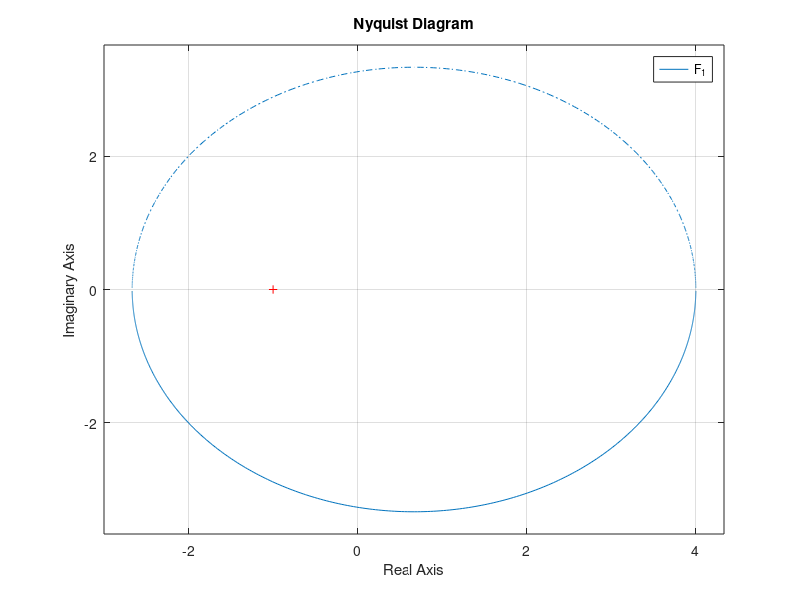
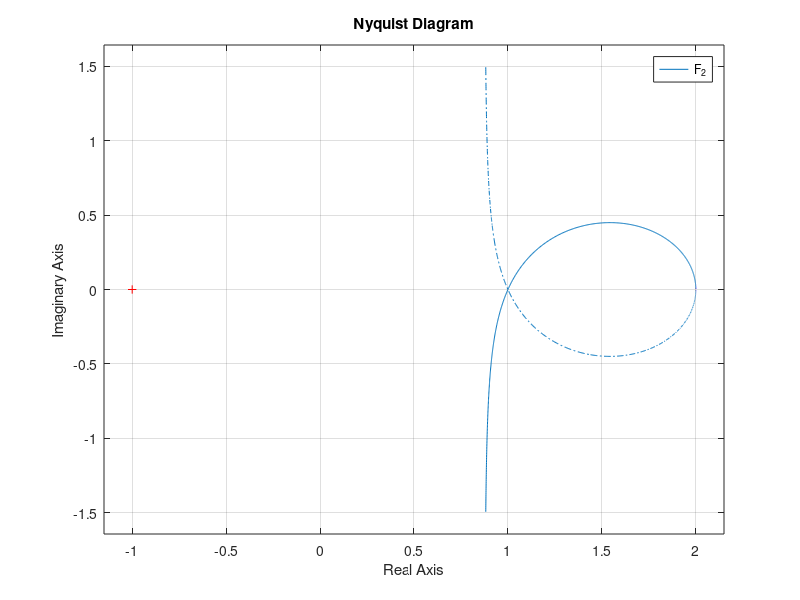
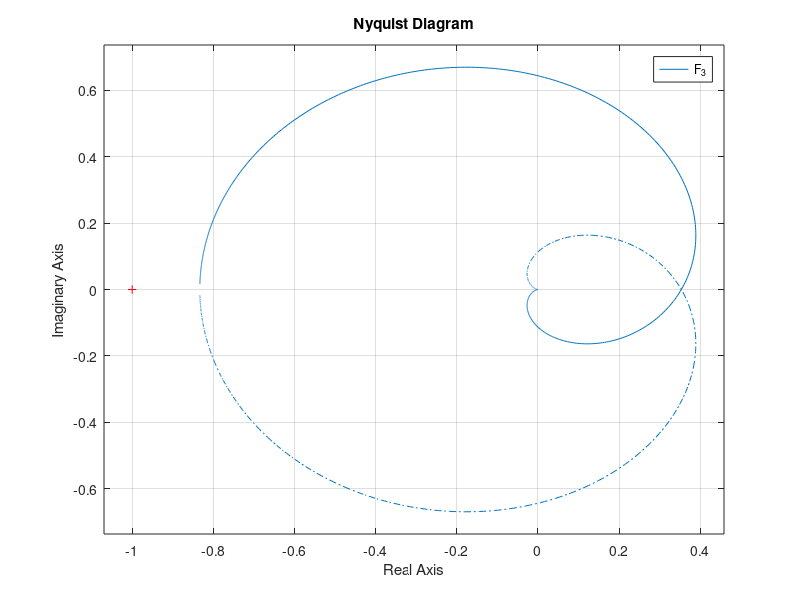
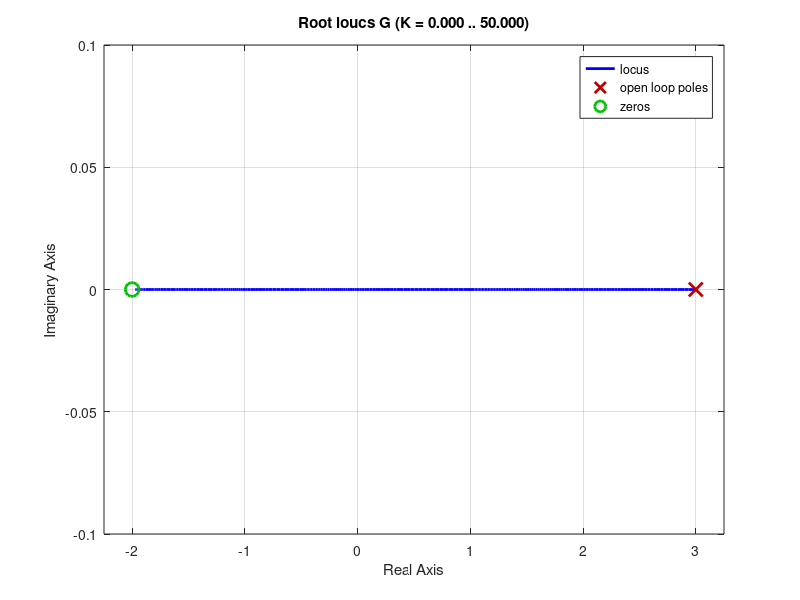

MATLAB code for these plots, in order: (Note: this script raises an error after producing the figures.)
%% Aufgabe 3
% abgleich
s = tf('s');
G= ((4*(s+2))/(s+3));
figure(20);
bode(G);

s = tf('s');
G= ((2*(s+2)^2)/(s*(s+4)));
figure(21);
bode(G);


s = tf('s');
G= ((10*(s-2))/((s+1)*(s+3)*(s+8)));
figure(22);
bode(G);


%% Aufgabe 1

F_1 = tf([4, 8], [1, -3]);

figure(1);
nyquist(F_1);
grid on;

F_2 = tf([2, 4, 2], [1, 4, 0]);

figure(2);
nyquist(F_2);
grid on;

F_3 = tf([10, -20], [1, 12, 35, 24]);

figure(3);
nyquist(F_3);
grid on;

%% Aufgabe 3
%nur zum Abgleichen
s = tf('s');
G= (4*(s+2)/(s-3));
figure(12);
rlocus(G);

figure(13);
rlocus(-G);

s = tf('s');
G= ((2*(s+2)^2)/(s*(s+4)));
figure(14);
rlocus(G);

figure(15);
rlocus(-G);

s = tf('s');
G= ((10*(s-2))/((s+1)*(s+3)*(s+8)));
figure(16);
rlocus(G);

figure(17);
rlocus(-G);

%% Aufgabe 4

%F_1=tf([0, 1.2],[1, 0.5]);
%bode(F_1);
%grid on;

%aus dem Skript:
s = tf('s');

TF_S = 1.2 / (s + 0.5);

[Gm, Pm, Wcg, Wcp] = margin(TF_S);

fprintf('Gain margin: %.3f\n', Gm);
fprintf('Phase margin: %.3f degrees\n', Pm);
fprintf('Phase-crossover frequency: %.3f rad/s\n', Wcg);
fprintf('Gain-crossover frequency: %.3f rad/s\n', Wcp);

figure(4);
margin(TF_S)

ax = findall(gcf, 'Type', 'axes');

for k = 1:length(ax)
    ax(k).XGrid = 'on';
    ax(k).YGrid = 'on';
    ax(k).XMinorGrid = 'on';
    ax(k).YMinorGrid = 'off';
    if contains(string(ax(k).YLabel.String), "Magnitude")
    yline(ax(k), 0, 'k-', 'LineWidth', 0.1, "LineStyle","-.");
    end
    ax(k).GridLineStyle = '-';
    ax(k).MinorGridLineStyle = '-';
    ax(k).GridLineWidth = 0.05;
    ax(k).MinorGridLineWidth = 0.05;
end

s = tf('s');

TF_0 = 59.57 / (s*(s + 0.5));

[Gm, Pm, Wcg, Wcp] = margin(TF_0);

fprintf('Gain margin: %.3f\n', Gm);
fprintf('Phase margin: %.3f degrees\n', Pm);
fprintf('Phase-crossover frequency: %.3f rad/s\n', Wcg);
fprintf('Gain-crossover frequency: %.3f rad/s\n', Wcp);

figure(5);
margin(TF_0)

ax = findall(gcf, 'Type', 'axes');

for k = 1:length(ax)
    ax(k).XGrid = 'on';
    ax(k).YGrid = 'on';
    ax(k).XMinorGrid = 'on';
    ax(k).YMinorGrid = 'off';
    if contains(string(ax(k).YLabel.String), "Magnitude")
    yline(ax(k), 0, 'k-', 'LineWidth', 0.1, "LineStyle","-.");
    end
    ax(k).GridLineStyle = '-';
    ax(k).MinorGridLineStyle = '-';
    ax(k).GridLineWidth = 0.05;
    ax(k).MinorGridLineWidth = 0.05;
end

s = tf('s');

TF_G = (59.57 * (s+2.107))/ (s*(s+11.86)*(s + 0.5));

[Gm, Pm, Wcg, Wcp] = margin(TF_G);

fprintf('Gain margin: %.3f\n', Gm);
fprintf('Phase margin: %.3f degrees\n', Pm);
fprintf('Phase-crossover frequency: %.3f rad/s\n', Wcg);
fprintf('Gain-crossover frequency: %.3f rad/s\n', Wcp);

figure(6);
margin(TF_G)

ax = findall(gcf, 'Type', 'axes');

for k = 1:length(ax)
    ax(k).XGrid = 'on';
    ax(k).YGrid = 'on';
    ax(k).XMinorGrid = 'on';
    ax(k).YMinorGrid = 'off';
    if contains(string(ax(k).YLabel.String), "Magnitude")
    yline(ax(k), 0, 'k-', 'LineWidth', 0.1, "LineStyle","-.");
    end
    ax(k).GridLineStyle = '-';
    ax(k).MinorGridLineStyle = '-';
    ax(k).GridLineWidth = 0.05;
    ax(k).MinorGridLineWidth = 0.05;
end

%% Augabe 5

s = tf('s');

Strecke = 80 / (s*(0.2*s + 1));
Filter = 1/(0.05*s+1);
Fs_Ff = Strecke*Filter;

figure(7);
bode(Strecke,Filter,Fs_Ff);
grid on;
legend("Strecke","Filter","Fs_Ff");

drawnow;
ax = findall(gcf, 'Type', 'axes');

for k = 1:length(ax)
    ax(k).XGrid = 'on';
    ax(k).YGrid = 'on';
    ax(k).XMinorGrid = 'on';
    ax(k).YMinorGrid = 'off';
    ax(k).GridLineStyle = '-';
    ax(k).MinorGridLineStyle = '-';
    ax(k).GridLineWidth = 0.05;
    ax(k).MinorGridLineWidth = 0.05;
end


[Gm, Pm, Wcg, Wcp] = margin(Fs_Ff);

fprintf('Gain margin: %.3f\n', Gm);
fprintf('Phase margin: %.3f degrees\n', Pm);
fprintf('Phase-crossover frequency: %.3f rad/s\n', Wcg);
fprintf('Gain-crossover frequency: %.3f rad/s\n', Wcp);

figure(8);
margin(Fs_Ff)

ax = findall(gcf, 'Type', 'axes');

for k = 1:length(ax)
    ax(k).XGrid = 'on';
    ax(k).YGrid = 'on';
    ax(k).XMinorGrid = 'on';
    ax(k).YMinorGrid = 'off';
    if contains(string(ax(k).YLabel.String), "Magnitude")
    yline(ax(k), 0, 'k-', 'LineWidth', 0.1, "LineStyle","-.");
    end
    ax(k).GridLineStyle = '-';
    ax(k).MinorGridLineStyle = '-';
    ax(k).GridLineWidth = 0.05;
    ax(k).MinorGridLineWidth = 0.05;
end


s = tf('s');

TF_S = 2 / ((1+0.1*s)*(1+0.5*s)*(1+1.2*s));
figure(9);
bode(TF_S);
grid on;
t = 0:0.1:12;
u = ones (length(t),1) ;
% Simulation
figure(10);
lsim (TF_S,u,t);
grid on;

s = tf('s');

TF_S = 2 / ((1+0.1*s)*s);
figure(11);
margin(TF_S);
grid on;
